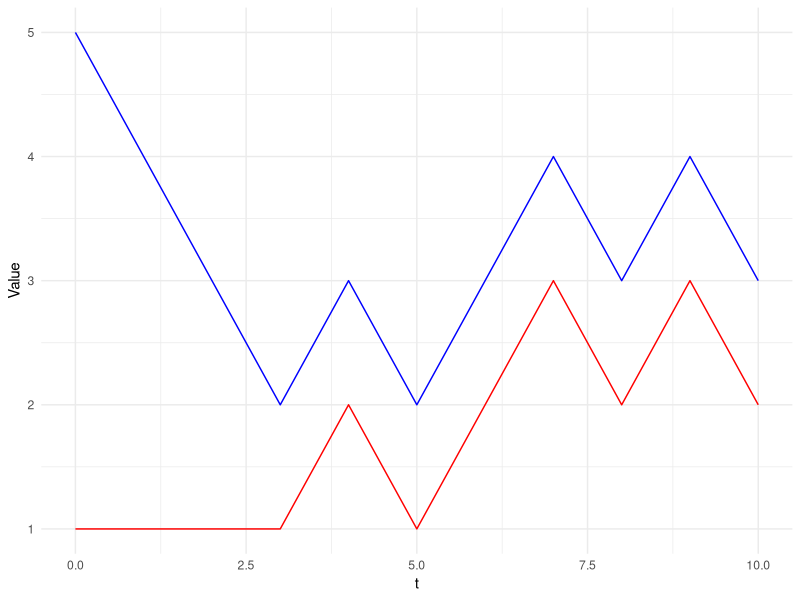
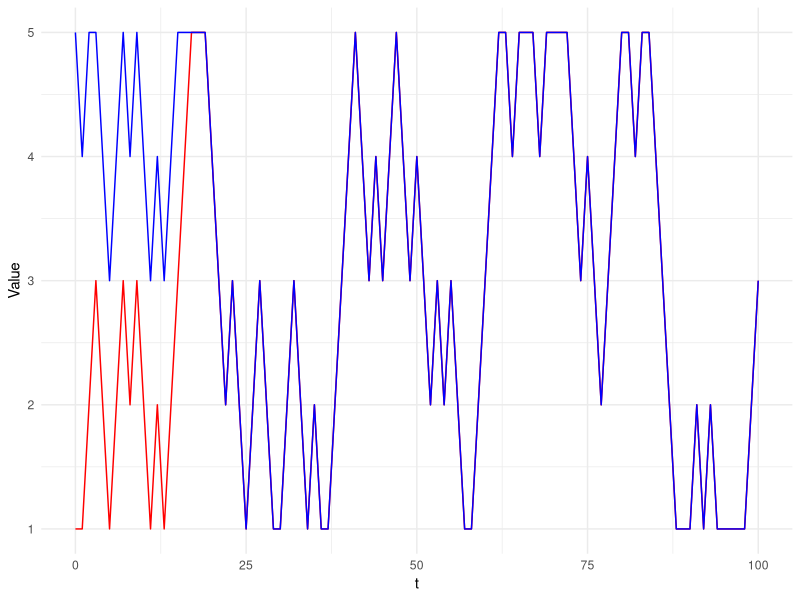
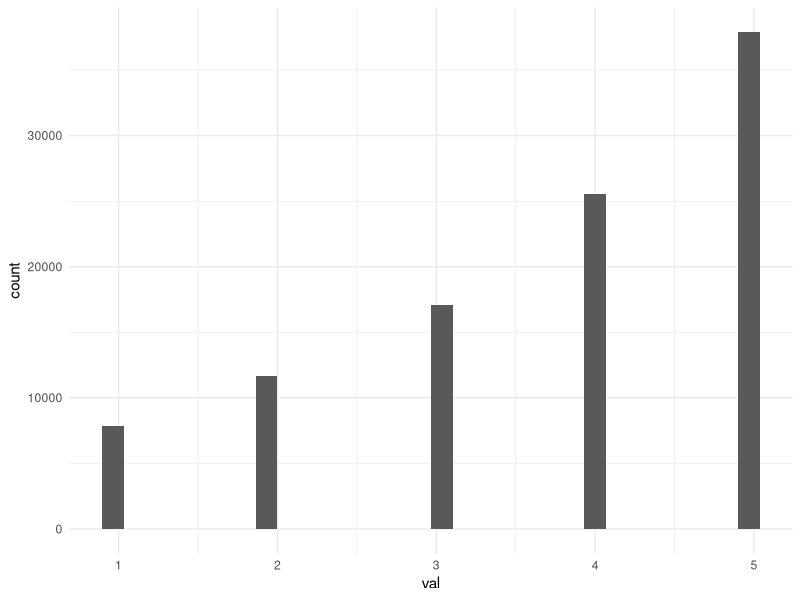
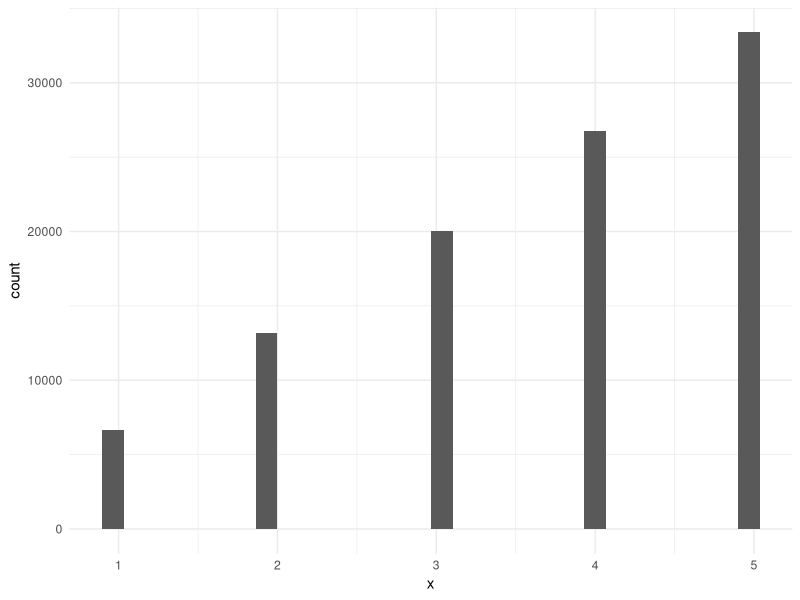

These figures' R source, in order:
## ---- chunk 1
library(knitr)
opts_chunk$set(echo = TRUE, fig.height = 3, fig.width = 5)
#Color Format
colFmt <- function(x,color){
  outputFormat = opts_knit$get("rmarkdown.pandoc.to")
  if(outputFormat == 'latex')
    paste("\\textcolor{",color,"}{",x,"}",sep="")
  else if(outputFormat == 'html')
    paste("<font color='",color,"'>",x,"</font>",sep="")
  else
    x
}
#Box Format
boxFmt <- function(x){
  outputFormat = opts_knit$get("rmarkdown.pandoc.to")
  if(outputFormat == 'latex')
    paste("\\framebox{\\hspace*{1em} ", x,"}")
  else if(outputFormat == 'html')
    paste("<span class=\"boxed\">",x,"</span>")
  else
    x
}
boxed <- function(x) boxFmt(x)
library(tidyverse)
## ---- chunk 2
set.seed(1234567)
## ---- chunk 3
step_ssrwwprb <- function(x, m) {
  y <- x + m
  if (y < 1 | y > 5)
    return(x)
  else
    return(y)
}
## ---- chunk 4
set.seed(1234567)
run_twochains<-function(steps){
  moves<-2*(runif(steps)<0.5)-1
  x1_vec<-c(1)
  for(i in 1:steps)
    x1_vec<-c(x1_vec, step_ssrwwprb(x1_vec[i], moves[i]))
  x2_vec<-c(5)
  for(i in 1:steps)
    x2_vec<-c(x2_vec, step_ssrwwprb(x2_vec[i], moves[i]))
  return(cbind(t=0:steps, lower=x1_vec, upper=x2_vec) %>% as.data.frame())
}

run_twochains(steps=10) %>% ggplot()+geom_line(aes(x=t, y=lower), color="red")+geom_line(aes(x=t, y=upper), color="blue")+theme_minimal()+ylab("Value")
## ---- chunk 5
run_twochains(steps=100) %>% ggplot()+geom_line(aes(x=t, y=lower), color="red")+geom_line(aes(x=t, y=upper), color="blue")+theme_minimal()+ylab("Value")
## ---- chunk 6
step_trig_pss <- function(x, u) {
  y <- u[1:3] * c(sin(x), cos(x), cos(x))
  x <- u[4] * (min(acos(y[2:3])) - asin(y[1])) + asin(y[1])
  return(x)
}
## ---- chunk 7
set.seed(1234567)
run_chains_p4<-function(steps){
  #uniforms
  us<-replicate(4, runif(steps))
  
  #lower chain
  x=0
  #upper chain
  w=1
  for(i in 1:steps){
    x<-step_trig_pss(x, us[i,])
    w<-step_trig_pss(w, us[i,])
  }
  #return difference in w and x
  return(w-x)
}

diffs<-replicate(1000, run_chains_p4(10))

tibble(
  mean=mean(diffs),
  se=sd(diffs)/sqrt(length(diffs))
) %>% kable()
## ---- chunk 8
set.seed(1234567)
run_chains_p5<-function(steps){
  #uniforms
  us<-replicate(4, runif(steps))
  #lower chain
  x=0
  #upper chain
  w=1
  for(i in 1:steps){
    x<-step_trig_pss(x, us[i,])
    w<-step_trig_pss(w, us[i,])
  }
  #return difference in w and x
  return(c(x, w))
}

res<-replicate(1000, run_chains_p5(steps=25))

tibble(
  est_mean_lower=mean(res[1,]), 
  est_sd_lower= sd(res[1,])/sqrt(length(res[1,])),
  est_mean_upper=mean(res[2,]),
  est_sd_upper=sd(res[2,])/sqrt(length(res[2,]))
) %>% kable()
## ---- chunk 9
set.seed(1234567)
chain_next<-function(steps){
  datasteps <- steps
  a <- 0
  b <- 1
  res<-rep(0, datasteps)
  u1 <- matrix(runif(4 * datasteps), ncol = 4)
  for (i in 1:datasteps) {
    a <- step_trig_pss(a, u1[i,])
    b <- step_trig_pss(b, u1[i,]) 
    #outputs 1 if interval is squarely below 0.3, outputs 0 if interval is squarely above 0.3, -1 if maybe
    res[i]<-(b<=0.3) - (a < 0.3)*(b > 0.3)
  }
  #u2 <- matrix(runif(4 * datasteps), ncol = 4) 
  #for (i in 1:steps) {
  #  a <- step_trig_pss(a, u2[i,])
  #  b <- step_trig_pss(b, u2[i,])
  #  res[i] <- (b <= 0.3) - (a < 0.3) * (b > 0.3)
  #  }
  return(res) 
}

res<-replicate(1000, chain_next(steps=5)[5])

tibble(
  est_mean_a=mean(res==1),
  est_sd_a=sd(res==1)/sqrt(length(res)),
  est_mean_b=mean(res==1 | res==-1),
  est_sd_b=sd(res==1 | res==-1)/sqrt(length(res))
) %>% kable()
## ---- chunk 10
set.seed(1234567)
chain_next<-function(steps){
  datasteps <- steps
  a <- 0
  b <- 1
  res <- rep(0, datasteps)
  u2 <- matrix(runif(4 * datasteps), ncol = 4) 
  for (i in 1:steps) {
    a <- step_trig_pss(a, u2[i,])
    b <- step_trig_pss(b, u2[i,])
    res[i] <- (b <= 0.3) - (a < 0.3) * (b > 0.3)
    }
  return(res) 
}

res<-replicate(1000, chain_next(steps=20)[11:20])

tibble(
  mean=mean(res),
  se=sd(res)/sqrt(length(res))
) %>% kable()
## ---- chunk 11
step_srwwprb <- function(x, m) {
  y <- x + m
  if (y < 1 | y > 5)
    return(x)
  else
    return(y)
}
## ---- chunk 12
set.seed(1234567)
run_chain_p8<-function(steps){
  burnin=steps
  datasteps=steps
  m1<-2*(runif(burnin)<0.6)-1
  x=1
  for(i in 1:burnin){
    x<-step_srwwprb(x, m1[i])
  }
  
  res<-rep(0, datasteps)
  m2<-2*(runif(datasteps)<0.6)-1
  for(i in 1:datasteps){
    x<-step_srwwprb(x, m2[i])
    res[i]<-x
  }
  return(res)
}

res<-run_chain_p8(steps=10^5)
data.frame(val=res) %>% ggplot()+geom_histogram(aes(x=val))+theme_minimal()
## ---- chunk 13
set.seed(1234567)
#step function
step_p8<-function(x, m, u){
  y<-x+m
  if(u <= (y*(y>0)*(y<6)/x))
    return(y)
  else
    return(x)
}

chain_p8<- function(steps){ 
  burnin <- steps
  datasteps <- steps
  x <- 3
  res <- rep(0, datasteps)
  
  #burnin
  m1 <- 2 * (runif(burnin) < 0.6) - 1 
  u1 <- runif(burnin)
  for (i in 1:burnin) {
    x <- step_p8(x, m1[i], u1[i]) 
  }
  
  m2 <- 2 * (runif(burnin) < 0.5) - 1 
  u2 <- runif(burnin)
  for (i in 1:datasteps) {
    x <- step_p8(x, m2[i], u2[i]) 
    res[i] <- x
  }
  return(res) 
}

tibble(
  x=chain_p8(steps=10^5)
) %>% ggplot()+geom_histogram(aes(x=x))+theme_minimal()
## ---- chunk 14
step_p10<-function(x, m, u){
  y<-x+m
  if(u <= (y>=0)*exp(-(y*(y>=0))^(3/2))/(exp(-x^(3/2))))
    return(y)
  else
    return(x)
}
## ---- chunk 15
set.seed(1234567)
chain_p10<-function(steps){
  burnin=steps
  datasteps=steps
  m1<-3*runif(burnin)-2
  u1<-runif(burnin)
  x<-0
  for(i in 1:burnin){
    x<-step_p10(x, m1[i], u1[i])
  }
  
  res<-rep(0, datasteps)
  m2<-3*runif(burnin)-2
  u2<-runif(burnin)
  for(i in 1:datasteps){
    x<-step_p10(x, m2[i], u2[i])
    res[i]<-x
  }
  
  return(res)
}

res<-replicate(10, mean(chain_p10(steps=1000)))

tibble(
  mean=mean(res),
  se=sd(res)/sqrt(length(res))
) %>% kable()
